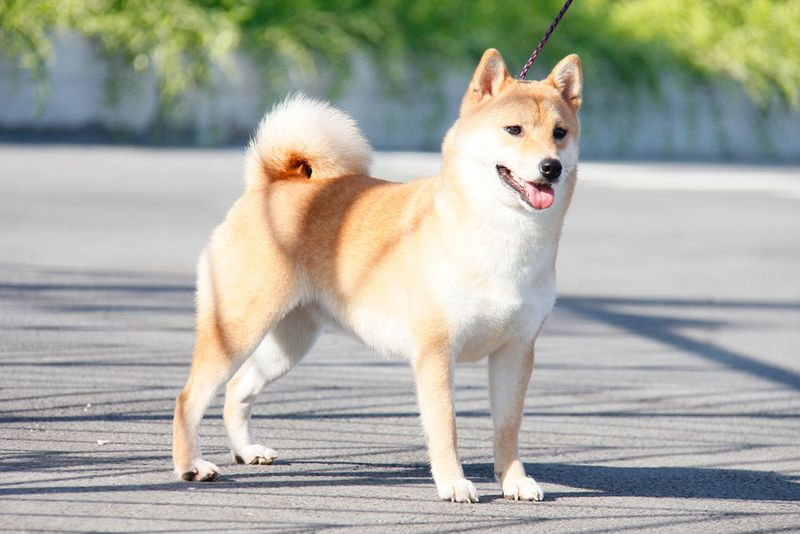
#> input picture KNN_TinhKC/anhCho.jpg, 800 x 534 px
$ python TienXuLy.py
#> lines starting #> are read from the running program, lines starting #| are printed output that depends on the picture; after the words box and inside, x2 and y2 are one past the last pixel; in counts of white or black regions, pixels touching at a corner belong together
import cv2
from matplotlib import pyplot as plt


# Hàm tiền xử lý ảnh: đọc ảnh từ đường dẫn và thay đổi kích thước ảnh thành 128x128
def TienXuLy(imagePath):
#> called with imagePath = 'anhCho.jpg'
    image = cv2.imread(imagePath)  # Đọc ảnh từ đường dẫn
#> image is the input picture: shape (534, 800, 3); mean B, G, R 160.8, 171.9, 170.7
    image = cv2.resize(image, (128, 128))  # Thay đổi kích thước ảnh
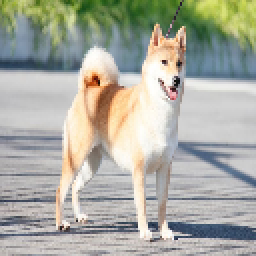
#> image: shape (128, 128, 3) (shown 2 times larger); mean B, G, R 160.7, 171.8, 170.6
    return image


# Hàm vẽ block: vẽ một block gồm 4 cell (8x8 pixel) trên ảnh
def VeBlock(np_im):
    Location = [50, 70]  # Vị trí bắt đầu của block
    PatchSize = [16, 16]  # Kích thước của block
    numlinesY = int(PatchSize[0] / 8)  # Số lượng cell theo chiều dọc
    numlinesX = int(PatchSize[1] / 8)  # Số lượng cell theo chiều ngang

    plt.figure(figsize=(12, 10))  # Tạo một khung hình mới
    # Vẽ một hình chữ nhật xung quanh block
    cv2.rectangle(np_im, (Location[1], Location[0]),
                  (Location[1] + PatchSize[1], Location[0] + PatchSize[0]),
                  (0, 0, 255), 1)

    # Vẽ các đường kẻ để chia block thành các cell
    for x in range(numlinesX):
        cv2.line(np_im, (Location[1] + 8 * (x + 1), Location[0]),
                 (Location[1] + 8 * (x + 1), Location[0] + PatchSize[0]),
                 (0, 0, 255), 1)
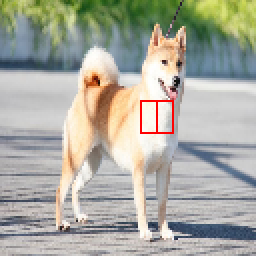
#> np_im: shape (128, 128, 3) (shown 2 times larger); mean B, G, R 159.7, 170.7, 170.7
    for y in range(numlinesY):
        cv2.line(np_im, (Location[1], Location[0] + 8 * (y + 1)),
                 (Location[1] + PatchSize[1], Location[0] + 8 * (y + 1)),
                 (0, 0, 255), 1)
#> np_im: shape (128, 128, 3); 0.09% of pixels changed, all inside (x1, y1, x2, y2) = (71, 58, 86, 59)
    plt.imshow(np_im)  # Hiển thị ảnh
    plt.show()  # Hiển thị khung hình


# Hàm chính
if __name__ == '__main__':
    image = TienXuLy('anhCho.jpg')  # Tiền xử lý ảnh
    VeBlock(image)  # Vẽ block trên ảnh

$ run again, with KNN_TinhKC/anhMeo.jpg copied over KNN_TinhKC/anhCho.jpg
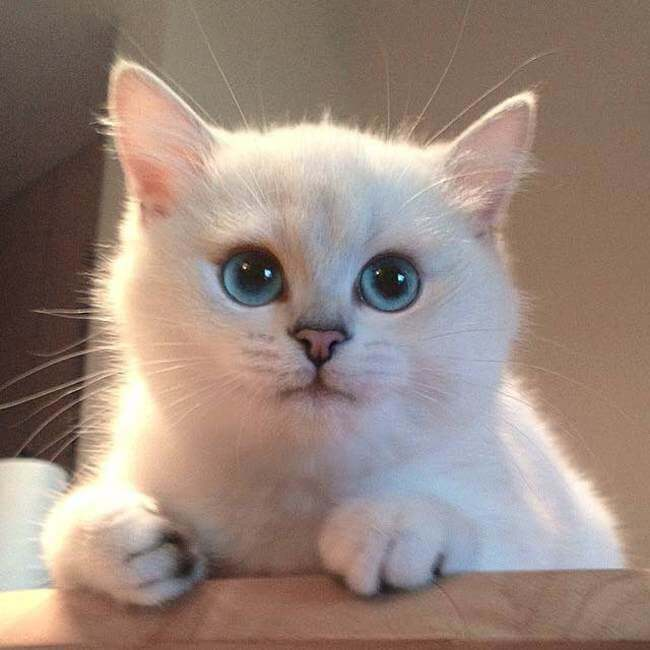
#> input picture KNN_TinhKC/anhMeo.jpg, 650 x 650 px
#> in TienXuLy, image is the input picture: shape (650, 650, 3); mean B, G, R 125.6, 135.5, 154.3
#> in TienXuLy, `image = cv2.resize(image, (128, 128))`:
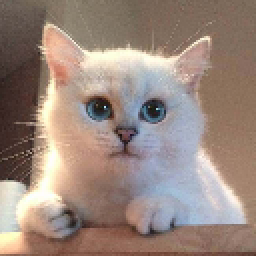
#> image: shape (128, 128, 3) (shown 2 times larger); mean B, G, R 125.5, 135.4, 154.2
#> after the loop in VeBlock, `for x in range(numlinesX):`:
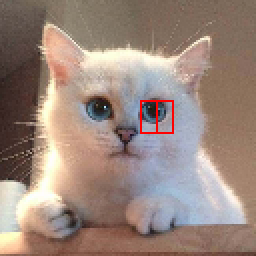
#> np_im: shape (128, 128, 3) (shown 2 times larger); mean B, G, R 124.8, 134.7, 154.8

$ run again, with KNN_TinhKC/anhTest.jpg copied over KNN_TinhKC/anhCho.jpg
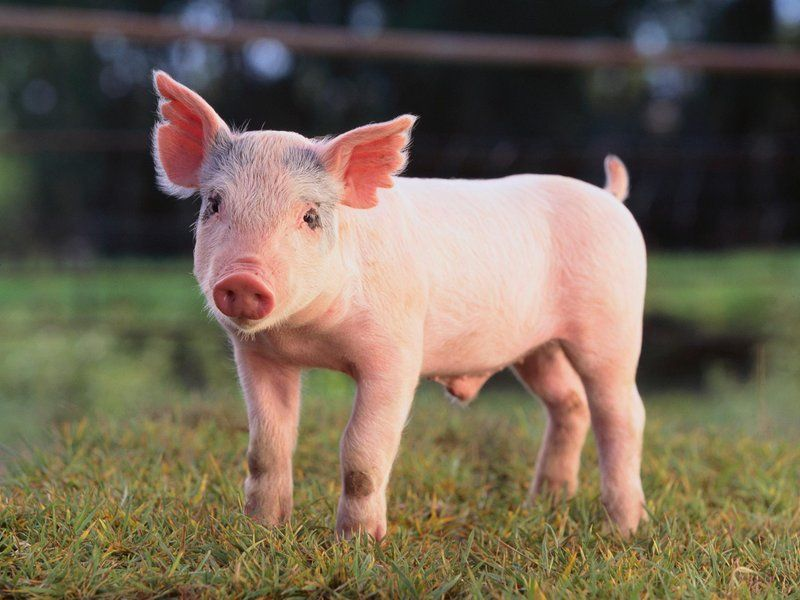
#> input picture KNN_TinhKC/anhTest.jpg, 800 x 600 px
#> in TienXuLy, image is the input picture: shape (600, 800, 3); mean B, G, R 84.4, 102, 115.1
#> in TienXuLy, `image = cv2.resize(image, (128, 128))`:
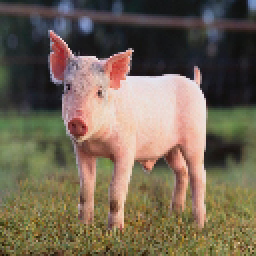
#> image: shape (128, 128, 3) (shown 2 times larger); mean B, G, R 84.2, 101.9, 115
#> after the loop in VeBlock, `for x in range(numlinesX):`:
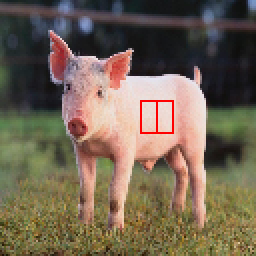
#> np_im: shape (128, 128, 3) (shown 2 times larger); mean B, G, R 83.3, 100.9, 115.1
